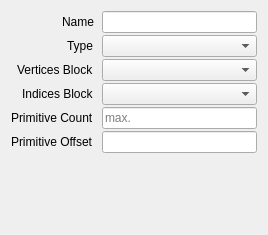
<?xml version="1.0" encoding="UTF-8"?>
<ui version="4.0">
 <class>GeometryProperties</class>
 <widget class="QWidget" name="GeometryProperties">
  <property name="geometry">
   <rect>
    <x>0</x>
    <y>0</y>
    <width>268</width>
    <height>235</height>
   </rect>
  </property>
  <layout class="QHBoxLayout" name="horizontalLayout">
   <item>
    <layout class="QFormLayout" name="formLayout">
     <property name="labelAlignment">
      <set>Qt::AlignRight|Qt::AlignTrailing|Qt::AlignVCenter</set>
     </property>
     <property name="horizontalSpacing">
      <number>8</number>
     </property>
     <property name="verticalSpacing">
      <number>2</number>
     </property>
     <property name="leftMargin">
      <number>0</number>
     </property>
     <property name="topMargin">
      <number>0</number>
     </property>
     <property name="rightMargin">
      <number>0</number>
     </property>
     <property name="bottomMargin">
      <number>0</number>
     </property>
     <item row="0" column="0">
      <widget class="QLabel" name="labelName">
       <property name="text">
        <string>Name</string>
       </property>
      </widget>
     </item>
     <item row="0" column="1">
      <widget class="QLineEdit" name="name"/>
     </item>
     <item row="1" column="0">
      <widget class="QLabel" name="labelType">
       <property name="text">
        <string>Type</string>
       </property>
      </widget>
     </item>
     <item row="1" column="1">
      <widget class="DataComboBox" name="type"/>
     </item>
     <item row="2" column="0">
      <widget class="QLabel" name="labelVertexBufferBlock">
       <property name="text">
        <string>Vertices Block</string>
       </property>
      </widget>
     </item>
     <item row="2" column="1">
      <widget class="ReferenceComboBox" name="vertexBufferBlock"/>
     </item>
     <item row="3" column="0">
      <widget class="QLabel" name="labelIndexBufferBlock">
       <property name="text">
        <string>Indices Block</string>
       </property>
      </widget>
     </item>
     <item row="3" column="1">
      <widget class="ReferenceComboBox" name="indexBufferBlock"/>
     </item>
     <item row="4" column="1">
      <widget class="ExpressionLineEdit" name="count">
       <property name="placeholderText">
        <string>max.</string>
       </property>
      </widget>
     </item>
     <item row="5" column="1">
      <widget class="ExpressionLineEdit" name="offset"/>
     </item>
     <item row="4" column="0">
      <widget class="QLabel" name="labelCount">
       <property name="text">
        <string>Primitive Count</string>
       </property>
      </widget>
     </item>
     <item row="5" column="0">
      <widget class="QLabel" name="labelOffset">
       <property name="text">
        <string>Primitive Offset</string>
       </property>
      </widget>
     </item>
    </layout>
   </item>
  </layout>
 </widget>
 <customwidgets>
  <customwidget>
   <class>ExpressionLineEdit</class>
   <extends>QLineEdit</extends>
   <header>session/ExpressionLineEdit.h</header>
  </customwidget>
  <customwidget>
   <class>DataComboBox</class>
   <extends>QComboBox</extends>
   <header>session/DataComboBox.h</header>
  </customwidget>
  <customwidget>
   <class>ReferenceComboBox</class>
   <extends>QComboBox</extends>
   <header>session/ReferenceComboBox.h</header>
  </customwidget>
 </customwidgets>
 <resources/>
 <connections/>
</ui>
